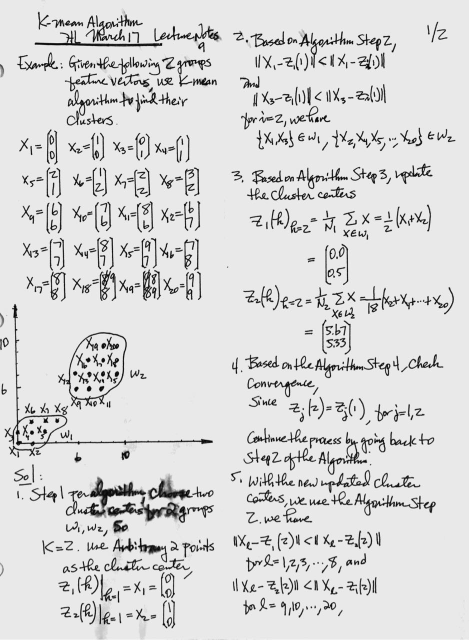
//> input picture deep-learning-2020S/20-2021S-9a-#2018S-108-Kmean-example1.jpg, 937 x 1280 px (shown at 1/2 size)
$ ./6-2019S-28findContour__copy_ '20-2021S-9a-#2018S-108-Kmean-example1.jpg'   (built with g++ and OpenCV 4)
//> lines starting //> are read from the running program, lines starting //| are printed output that depends on the picture; after the words box and inside, x2 and y2 are one past the last pixel; in counts of white or black regions, pixels touching at a corner belong together
/*-----------------------------------------------------*
 * Program: findContour.cpp;  CTI One Corp. HL         *
 * Date:    Sept. 2018;                                *
 * Purpose: Demo contour computations                  *
 * Another related program: createImage.cpp for        *
 *         the purpose of creating test pattern        *
 *         image to verify the contour computation.    *
 *-----------------------------------------------------*/

#include <iostream>
#include <fstream>
#include <string>
#include <unistd.h> //usleep( )
#include <math.h>   //sin( )
#include "opencv2/opencv_modules.hpp"
#include "opencv2/highgui/highgui.hpp"
#include "opencv2/imgproc.hpp"

using namespace std;
using namespace cv;

RNG rng(2345);

int main( int, char** argv )
{
  	Mat frame, frame_gray, frame_blur;
	Mat frame_down, frame_tmp, frame_canny;

	frame = imread( argv[1], IMREAD_COLOR);
//> frame is the input picture: 1280 rows x 937 cols, CV_8UC3; min 0, max 255, mean 216.6

	if (!frame.data)
	{
	printf("No image data \n");
	return -1;
	}

        frame_tmp = frame;

	// [4 lines of commented-out code are left out]
	namedWindow("37 Display Image", WINDOW_NORMAL);
	imshow("37 Display Image", frame);

	GaussianBlur( frame_tmp, frame_blur, Size( 5, 5 ), 20.0, 20.0 );
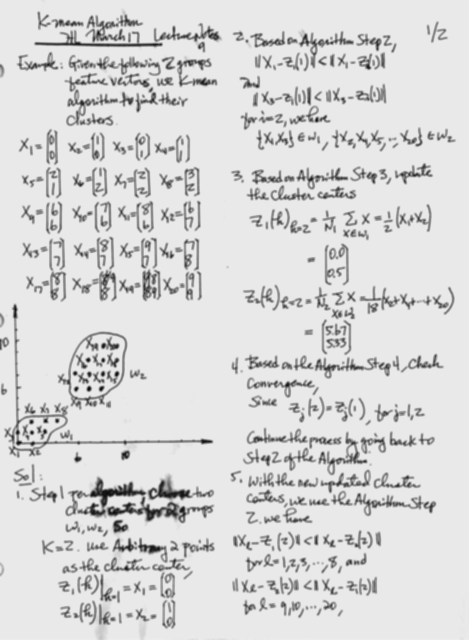
//> frame_blur: 1280 rows x 937 cols, CV_8UC3 (shown at 1/2 size); min 11, max 236, mean 216.6
	//imshow("40", frame_blur);

	Mat frame_binary, frame_blur_gray;
	cvtColor(frame_blur, frame_blur_gray, cv::COLOR_BGR2GRAY);

    	cv::Scalar mean,stddev; //0:1st channel, 1:2nd channel and 2:3rd channel
   	meanStdDev(frame_blur_gray,mean,stddev,cv::Mat());
//> mean = Scalar(216.6); stddev = Scalar(36.91)

  	threshold( frame_blur_gray, frame_binary, mean.val[0] - 0.5*stddev.val[0], 255, 0 );
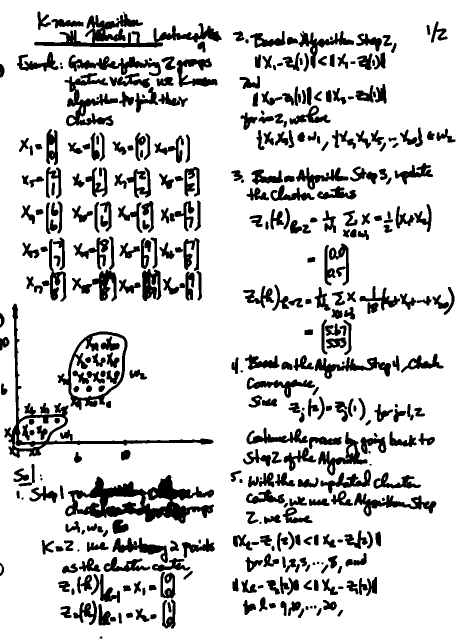
//> frame_binary: 1280 rows x 937 cols, CV_8UC1 (shown at 1/2 size); 83.4% white; 398 black regions (12 under 20 px)

//	Canny(frame_binary, frame_canny, 10, 100, 3); // Apply Canny edge detector

	vector<vector<Point> > contours_TREE, contours_CCOMP ;
	vector<Vec4i> hierarchy_TREE, hierarchy_CCOMP;

	findContours( frame_binary, contours_TREE, hierarchy_TREE,
                RETR_TREE, CHAIN_APPROX_SIMPLE, Point(0, 0) );
//> contours_TREE = 544 contours, 113 with area under 20; largest, box (x1, y1, x2, y2) and area: (0, 0, 937, 1280) 1196232, (129, 949, 429, 1048) 15676, (114, 662, 256, 821) 14364, (8, 606, 428, 917) 12174, (142, 669, 249, 796) 9722

	findContours( frame_binary, contours_CCOMP, hierarchy_CCOMP,
                  RETR_CCOMP, CHAIN_APPROX_SIMPLE, Point(0, 0) );
//> contours_CCOMP has the same summary as contours_TREE

//	Mat drawing = Mat::zeros( frame_canny.size(), CV_8UC3 );

	Mat drawing_TREE = Mat::zeros( frame_binary.size(), CV_8UC3 );

  	for( int i = 0; i< contours_TREE.size(); i++ )
     	{
       		Scalar color = Scalar( rng.uniform(100, 255),
                                       rng.uniform(100,255), rng.uniform(100,255) );
       		drawContours( drawing_TREE, contours_TREE, i, color, 2, 8,
                                       hierarchy_TREE, 0, Point() );
     	}
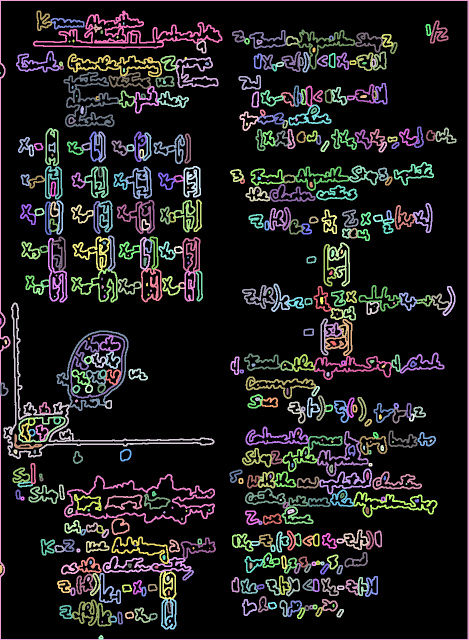
//> drawing_TREE: 1280 rows x 937 cols, CV_8UC3 (shown at 1/2 size); mean B, G, R 29.5, 29.1, 30.2

	namedWindow("79_drawing_TREE ", WINDOW_NORMAL);
	imshow("79_drawing_TREE ", drawing_TREE);

	Mat drawing_CCOMP = Mat::zeros( frame_binary.size(), CV_8UC3 );

  	for( int i = 0; i< contours_CCOMP.size(); i++ )
     	{
       		Scalar color = Scalar( rng.uniform(200, 255),
                                       rng.uniform(200,255), rng.uniform(200,255) );
       		drawContours( drawing_CCOMP, contours_CCOMP, i, color, 2, 8,
                                       hierarchy_CCOMP, 0, Point() );
     	}
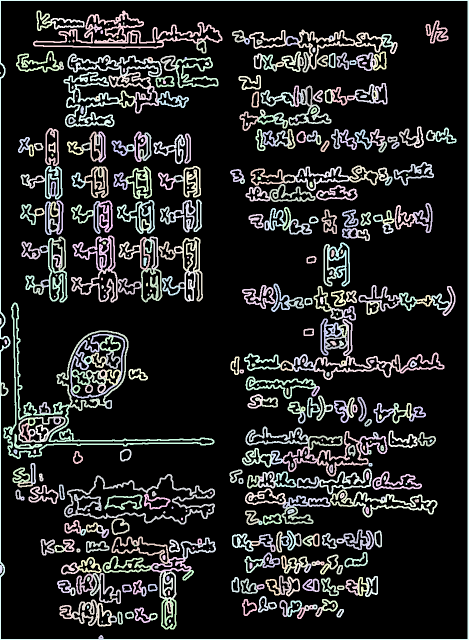
//> drawing_CCOMP: 1280 rows x 937 cols, CV_8UC3 (shown at 1/2 size); mean B, G, R 38.3, 38.4, 37.7

	namedWindow("92_drawing_CCOMP ", WINDOW_NORMAL);
	imshow("92_drawing_CCOMP ", drawing_CCOMP);
//
	//print contours values for testing
    	int idx = 0, largestComp = 0, smallestComp = 0;
    	double maxArea = 0, minArea = 10000;

    	for( ; idx >= 0; idx = hierarchy_CCOMP[idx][0] )
    	{
        const vector<Point>& c = contours_CCOMP[idx];
        double area = fabs(contourArea(Mat(c)));
        if( area > maxArea )
        {
            maxArea = area;
            largestComp = idx;// find the largest contour??
        }
    	}
//> this loop made 145 passes
//> (area, maxArea) on passes 13, 26, 29, 35, 61, 79, 145: (31, 31), (44, 44), (54.5, 54.5), (1139, 1139), (3084.5, 3084.5), (9722, 9722), (1196232.5, 1196232.5)
//> area on passes 14, 15, 30, 36, 37, 38: 23.5, 23.5, 31.5, 809.5, 723.5, 33.5
//> after the loop, idx = -1; maxArea = 1196232.5; largestComp = 160

    	Scalar color( 0, 0, 255 );

	Mat drawing_CCOMP_processed = Mat::zeros( frame_binary.size(), CV_8UC3 );
    	drawContours( drawing_CCOMP_processed, contours_CCOMP,
			largestComp, color, FILLED, LINE_8, hierarchy_CCOMP );
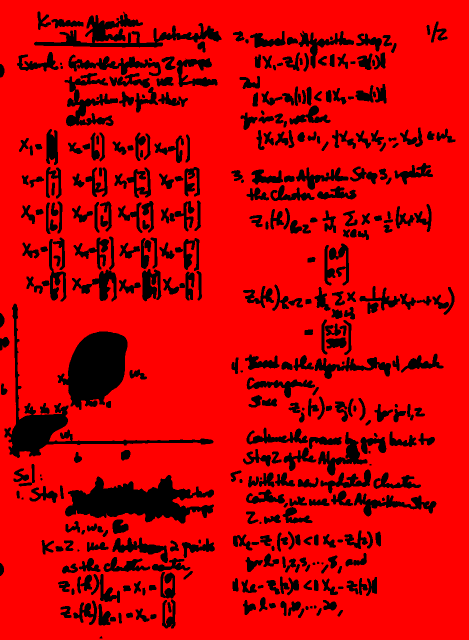
//> drawing_CCOMP_processed: 1280 rows x 937 cols, CV_8UC3 (shown at 1/2 size); mean B, G, R 0, 0, 209.6
        namedWindow("113_drawing_CCOMP_processed ", WINDOW_NORMAL);
	imshow("113_drawing_CCOMP_processed ", drawing_CCOMP_processed);
//
	cout<<"hierarchy_CCOMP[i]"<<endl;
        for(int i=0;i<hierarchy_CCOMP.size();i++)
         {
          cout<<hierarchy_CCOMP[i]<<endl;
         }
//> this loop made 544 passes
//| [1, -1, -1, -1]
//| [2, 0, -1, -1]
//| [3, 1, -1, -1]
//| [4, 2, -1, -1]
//| [5, 3, -1, -1]
//| [6, 4, -1, -1]
//| [7, 5, -1, -1]
//| [8, 6, -1, -1]
//> (output is shown up to pass 8 of 544)

	cout<<"contours_CCOMP_CCOMP[i]"<<endl;
        for(int i=0;i<contours_CCOMP.size();i++)
         {
          cout<<contours_CCOMP[i]<<endl;
         }


	waitKey(0);
	return 0;
}
